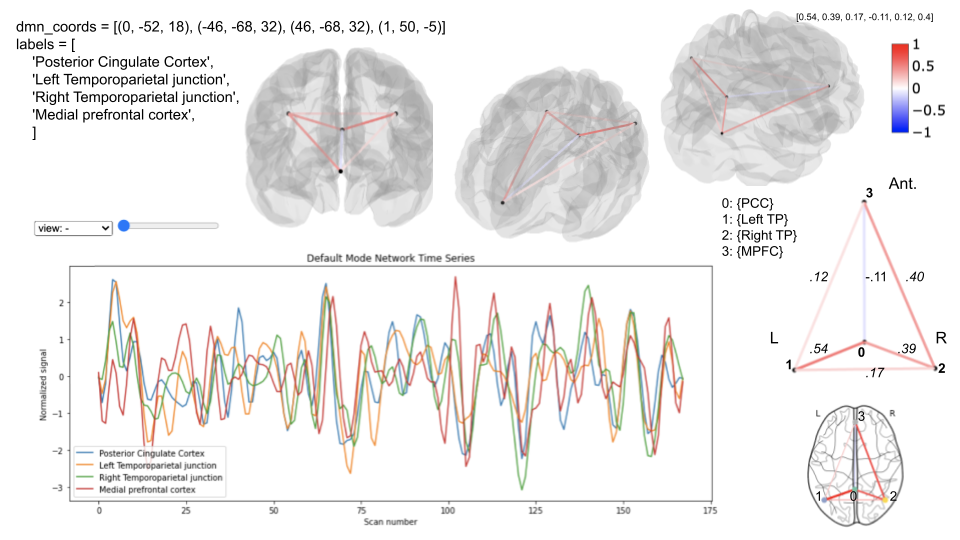
#> input picture 2-biomedical_imaging/assets/BMED360_Lab6_DNM_connect.png, 960 x 540 px, given in place of flash_060.dcm, which was not available
$ jupyter execute --allow-errors IMG-Example-1-get-MRI-IMC-data.ipynb   (shell and % lines are left out)   (text cells are left out)
#> lines starting #> are read from the running program, lines starting #| are printed output that depends on the picture; pictures that were not available may be replaced by others from this repository, and a replacement may not be noted
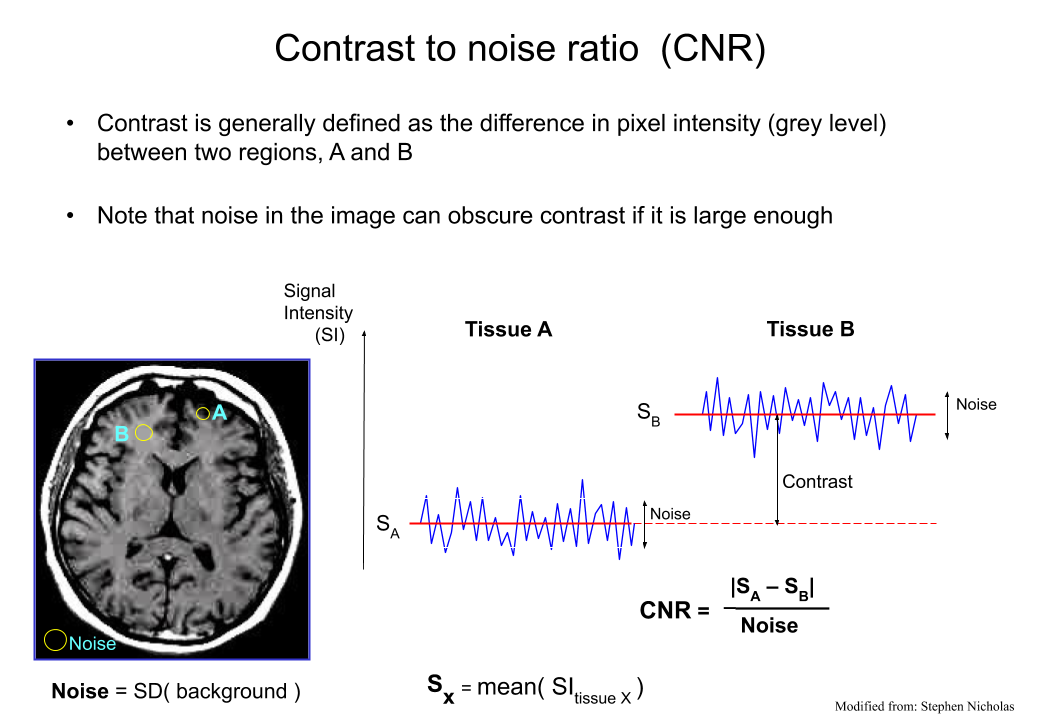
#> input picture 2-biomedical_imaging/assets/BMED_360_Lec1_introduction_mri_ip_CNR.png, 1040 x 720 px, given in place of dess_060.dcm, which was not available
[cell 1]
# Set this to True if you are using Colab:
colab=False

[cell 2]
if colab:
    !pip install gdown
    !pip install nibabel
    !pip install pybids
    !pip install nilearn
    !pip install tifffile
    !pip install scikit-image
    !pip install imageio

[cell 3]
import gdown
import shutil
import sys
import os
from os.path import expanduser, join, basename, split
import glob
import platform
import pathlib
import pandas as pd
import numpy as np
import json
import imageio
import tifffile as tiff
import matplotlib
import matplotlib.pyplot as plt
from matplotlib.colors import LinearSegmentedColormap
import seaborn as sns
import nibabel as nib
from nibabel.viewers import OrthoSlicer3D
import skimage
from skimage import io
import nilearn
from nilearn import datasets, plotting, image
import warnings

warnings.filterwarnings("ignore")

[cell 4]
print('Python version ' + sys.version)
print('Pandas version ' + pd.__version__)
print('Numpy version ' + np.__version__)
print('Matplotlib version ' + matplotlib.__version__)
print('Seaborn version ' + sns.__version__)
print('Imageio version ' + imageio.__version__)
print('Scikit-image version ' + skimage.__version__)
print('Tifffile version ' + tiff.__version__)
print('Nibabel version ' + nib.__version__)
print('Nlearn version ' + nilearn.__version__)

[cell 5]
cwd = os.getcwd()

[cell 6]
working_dir = join(cwd, 'data')

[cell 7]
if platform.system() == 'Darwin':
    print(f'OK, you are running on MacOS ({platform.version()})')
if platform.system() == 'Linux':
    print(f'OK, you are running on Linux ({platform.version()})')
if platform.system() == 'Windows':
    print(f'OK, but consider to install WSL for Windows10 since you are running on {platform.system()}')
    print('Check https://docs.microsoft.com/en-us/windows/wsl/install-win10')

#> (a cell that did not finish here is left out)

[cell 9]
# Download zip-file if ./assets does not exist (as when running in Colab)

if os.path.isdir('./assets') == False:

    ## Download assets.zip for Google Drive
    # https://drive.google.com/file/d/1jTF6mseT-6n3w7XKdUnyXJP7PRKsTKeL/view?usp=sharing
    file_id = '1jTF6mseT-6n3w7XKdUnyXJP7PRKsTKeL'
    url = 'https://drive.google.com/uc?id=%s' % file_id
    output = './assets.zip'
    gdown.download(url, output, quiet=False)

    ## Unzip the assets file into `./assets`
    shutil.unpack_archive(output, '.')

    ## Delete the `assets.zip` file
    os.remove(output)
else:
    print(f'./assets  exists already!')

[cell 10]
channels = ['FLASH', 'DESS', 'FISP', 'PSIF']
nb_channels = len(channels)

[cell 11]
print('Channels:')
chns = [print(f'./data/mri/{channel.lower()}_060.dcm') for channel in channels]

#> (a cell that did not finish here is left out)

[cell 13]
fig, axes = plt.subplots(2, 2, figsize=(10, 10))
ax = axes.ravel()

#> (the rest of this cell did not finish here and is left out)

[cell 14]
train_mask = imageio.imread("./data/mri/flash_060_training_mask_6cla.png")
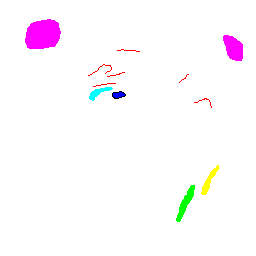
#> input picture 2-biomedical_imaging/assets/flash_060_training_mask_6cla.png, 256 x 256 px, found by its file name
#> train_mask is the input picture: shape (256, 256, 3); mean R, G, B 253.2, 249.3, 252.7
roi_mask = imageio.imread("./data/mri/flash_060_brain_mask.png")
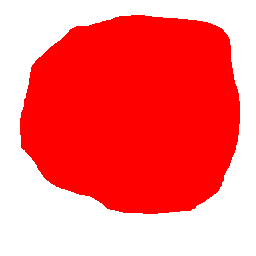
#> input picture 2-biomedical_imaging/assets/flash_060_brain_mask.png, 256 x 256 px, found by its file name
#> roi_mask is the input picture: shape (256, 256, 3); mean R, G, B 255, 115.6, 115.6
print(f'Color coded training mask shape: {train_mask.shape}')
#| Color coded training mask shape: (256, 256, 3)

fig, axes = plt.subplots(1, 3, figsize=(12, 18), sharex=True, sharey=True)
ax = axes.ravel()
ax[0].imshow(train_mask)
ax[0].set_title("Training mask - 6 classes")
#> (the rest of this cell did not finish here and is left out)

[cell 15]
from collections import Counter
Counter([tuple(colors) for i in train_mask for colors in i]).most_common()
#> Out = [((255, 255, 255), 63519), ((255, 0, 255), 1250), ((0, 255, 0), 250), ((255, 255, 0), 170), ((255, 0, 0), 136), ((0, 255, 255), 129), ((0, 0, 255), 51), ((0, 0, 0), 31)]
